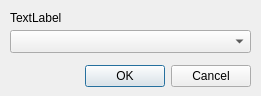
<?xml version="1.0" encoding="UTF-8"?>
<ui version="4.0">
 <class>ParamDialog</class>
 <widget class="QDialog" name="ParamDialog">
  <property name="geometry">
   <rect>
    <x>0</x>
    <y>0</y>
    <width>261</width>
    <height>96</height>
   </rect>
  </property>
  <property name="windowTitle">
   <string>Dialog</string>
  </property>
  <widget class="QDialogButtonBox" name="buttonBox">
   <property name="geometry">
    <rect>
     <x>60</x>
     <y>60</y>
     <width>191</width>
     <height>32</height>
    </rect>
   </property>
   <property name="orientation">
    <enum>Qt::Horizontal</enum>
   </property>
   <property name="standardButtons">
    <set>QDialogButtonBox::Cancel|QDialogButtonBox::Ok</set>
   </property>
  </widget>
  <widget class="QComboBox" name="comboBox">
   <property name="geometry">
    <rect>
     <x>10</x>
     <y>30</y>
     <width>241</width>
     <height>23</height>
    </rect>
   </property>
  </widget>
  <widget class="QLabel" name="label">
   <property name="geometry">
    <rect>
     <x>10</x>
     <y>10</y>
     <width>58</width>
     <height>15</height>
    </rect>
   </property>
   <property name="text">
    <string>TextLabel</string>
   </property>
  </widget>
 </widget>
 <resources/>
 <connections>
  <connection>
   <sender>buttonBox</sender>
   <signal>accepted()</signal>
   <receiver>ParamDialog</receiver>
   <slot>accept()</slot>
   <hints>
    <hint type="sourcelabel">
     <x>248</x>
     <y>254</y>
    </hint>
    <hint type="destinationlabel">
     <x>157</x>
     <y>274</y>
    </hint>
   </hints>
  </connection>
  <connection>
   <sender>buttonBox</sender>
   <signal>rejected()</signal>
   <receiver>ParamDialog</receiver>
   <slot>reject()</slot>
   <hints>
    <hint type="sourcelabel">
     <x>316</x>
     <y>260</y>
    </hint>
    <hint type="destinationlabel">
     <x>286</x>
     <y>274</y>
    </hint>
   </hints>
  </connection>
 </connections>
</ui>
